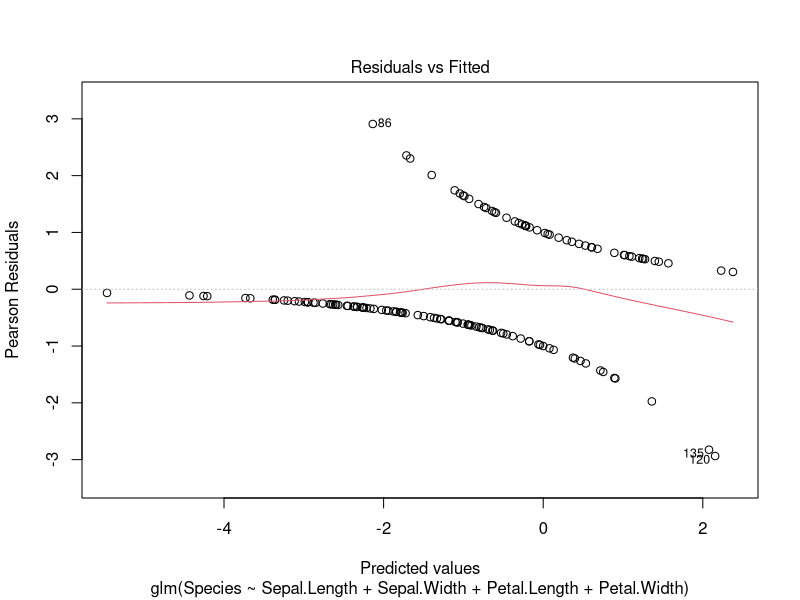
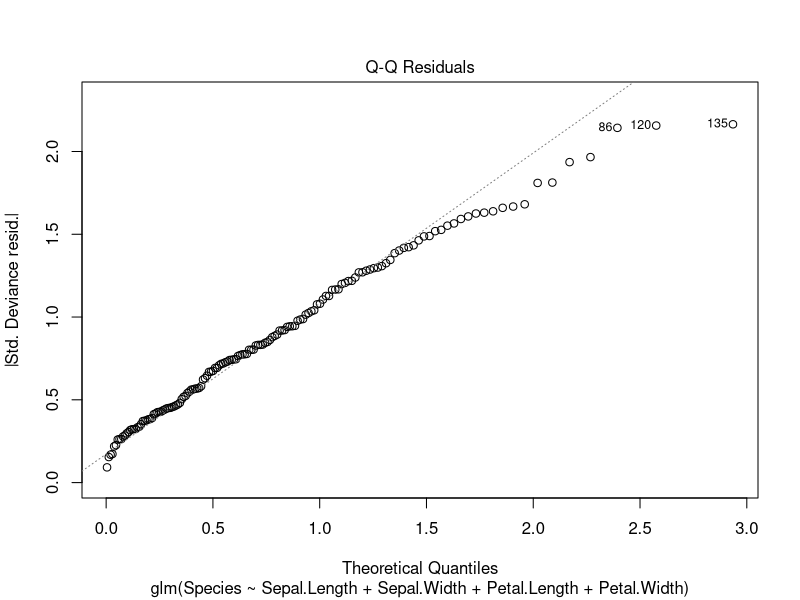
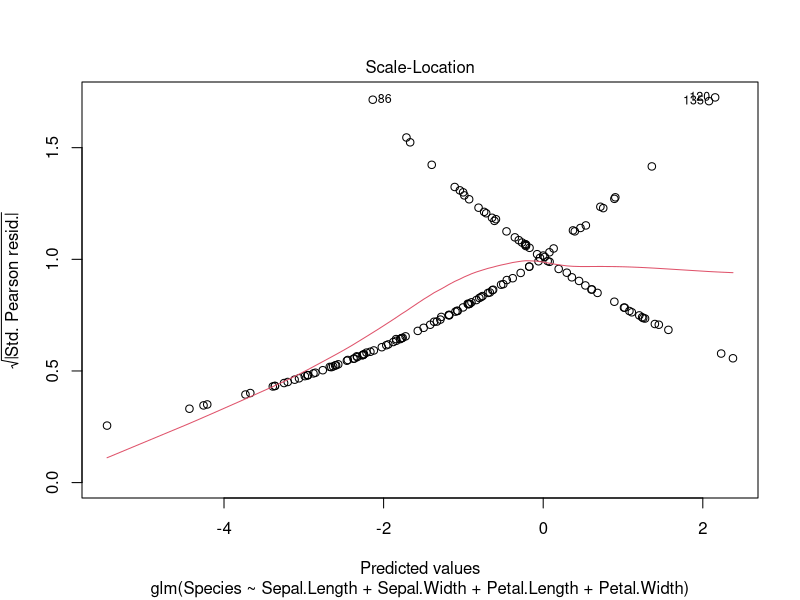
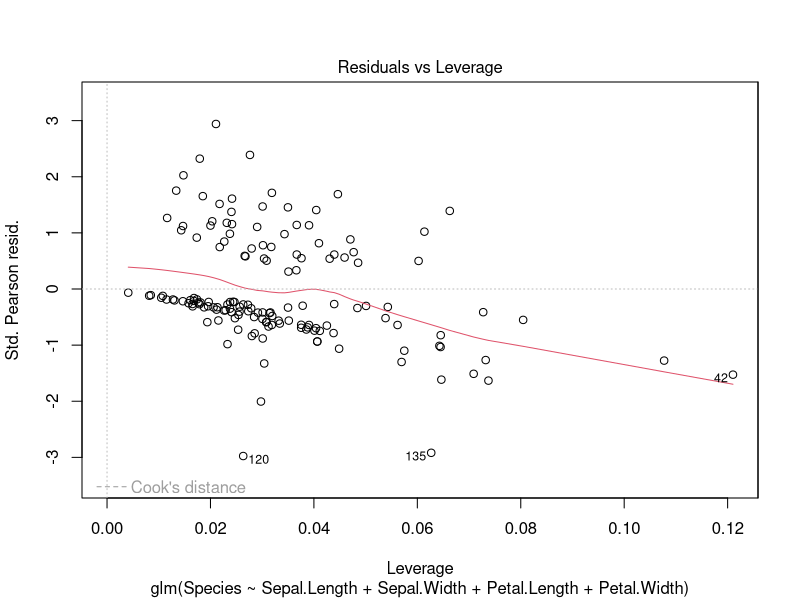

These charts were generated, in order, by the following R code:
library(tidyverse)
rm(list = ls())
df = iris

df = df %>%
  mutate(Species = as.character(Species) == 'versicolor')

mod = glm(Species ~ Sepal.Length + Sepal.Width + Petal.Length + Petal.Width,
          family = binomial(),
          data = df)

summary(mod)
exp(coef(mod))
plot(mod)
